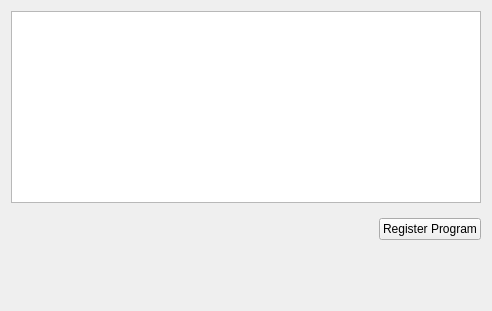
<?xml version="1.0" encoding="UTF-8"?>
<ui version="4.0">
 <class>settings</class>
 <widget class="QWidget" name="settings">
  <property name="geometry">
   <rect>
    <x>0</x>
    <y>0</y>
    <width>492</width>
    <height>311</height>
   </rect>
  </property>
  <property name="windowTitle">
   <string>Form</string>
  </property>
  <layout class="QVBoxLayout" name="verticalLayout">
   <item>
    <widget class="QTableView" name="programs_table"/>
   </item>
   <item>
    <layout class="QHBoxLayout" name="horizontalLayout">
     <property name="topMargin">
      <number>9</number>
     </property>
     <item>
      <spacer name="horizontalSpacer">
       <property name="orientation">
        <enum>Qt::Horizontal</enum>
       </property>
       <property name="sizeHint" stdset="0">
        <size>
         <width>40</width>
         <height>20</height>
        </size>
       </property>
      </spacer>
     </item>
     <item>
      <widget class="QPushButton" name="register_program_button">
       <property name="text">
        <string>Register Program</string>
       </property>
      </widget>
     </item>
    </layout>
   </item>
   <item>
    <spacer name="verticalSpacer">
     <property name="orientation">
      <enum>Qt::Vertical</enum>
     </property>
     <property name="sizeHint" stdset="0">
      <size>
       <width>20</width>
       <height>40</height>
      </size>
     </property>
    </spacer>
   </item>
  </layout>
 </widget>
 <resources/>
 <connections/>
</ui>
